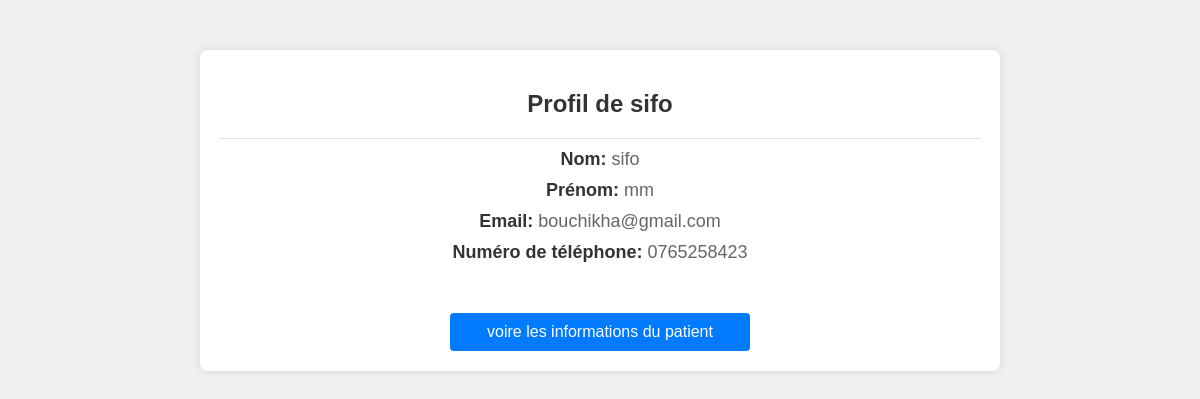
Page /profilepatien.php (signed in) on the committed database.
### tables this page shows
CREATE TABLE `patient` (
  `patient_id` int(191) NOT NULL,
  `nom_p` varchar(191) NOT NULL,
  `prenom_p` varchar(191) NOT NULL,
  `email` varchar(191) NOT NULL,
  `datedenaissance` date NOT NULL,
  `genre` varchar(191) NOT NULL,
  `telephone` varchar(191) NOT NULL,
  `motdepasse` varchar(191) NOT NULL
);

### profilepatien.php (the view, shortened to what this page needs)
<?php
include("connexion.php");
$patient_id = $_SESSION['patient_id'];
$query = "SELECT * FROM patient WHERE patient_id= $patient_id";
$result = mysqli_query($con, $query);
if ($result && mysqli_num_rows($result) > 0) {
    $patient_data = mysqli_fetch_assoc($result);
} else {
    echo "Erreur: Impossible de récupérer les informations du patient.";
    exit;
}
?>
<!DOCTYPE html>
<html lang="fr">
<head>
    <link rel="stylesheet" href="profilepc.css">
    <link rel="stylesheet" href="profilmedcin.css">
</head>
<body>
<div class="container">
        <div class="profile">
    <h1>Profil de <?php echo $patient_data['nom_p']; ?></h1>
    <p><strong>Nom:</strong> <?php echo $patient_data['nom_p']; ?></p>
    <p><strong>Prénom:</strong> <?php echo $patient_data['prenom_p']; ?></p>
            <p><strong>Email:</strong> <?php echo $patient_data['email']; ?></p>
            <p><strong>Numéro de téléphone:</strong> <?php echo $patient_data['telephone']; ?></p>
    </div>
    <button class="button-recherche" onclick="window.location.href='detail.php?idpatient='".<?php echo $patient_data['patient_id']; ?>."'">voire les informations du patient</button>
</body>
</html>

### profilepc.css (style rules this page uses)
body { font-family: Arial, sans-serif; background-color: #f0f0f0; margin: 0; padding: 0; }
.container { width: 80%; max-width: 800px; margin: 50px auto; background-color: #ffffff; box-shadow: 0 0 10px rgba(0, 0, 0, 0.1); border-radius: 8px; overflow: hidden; }
.profile { padding: 20px; text-align: center; }
.profile h1 { margin: 0; padding: 20px 0; font-size: 24px; color: #333; border-bottom: 1px solid #e0e0e0; }
.profile p { font-size: 18px; margin: 10px 0; color: #666; }
.profile p strong { color: #333; }
.button-recherche { display: block; width: 80%; max-width: 300px; margin: 20px auto; padding: 10px 20px; font-size: 16px; color: #ffffff; background-color: #007bff; border: none; border-radius: 4px; cursor: pointer; text-align: center; text-decoration: none; }

### profilmedcin.css (style rules this page uses)
body { font-family: Arial, sans-serif; background-color: #f0f0f0; margin: 0; padding: 0; }
.container { width: 80%; max-width: 800px; margin: 50px auto; background-color: #ffffff; box-shadow: 0 0 10px rgba(0, 0, 0, 0.1); border-radius: 8px; overflow: hidden; }
.profile { padding: 20px; text-align: center; }
.profile h1 { margin: 0; padding: 20px 0; font-size: 24px; color: #333; border-bottom: 1px solid #e0e0e0; }
.profile p { font-size: 18px; margin: 10px 0; color: #666; }
.profile p strong { color: #333; }
.button-recherche { display: block; width: 80%; max-width: 300px; margin: 20px auto; padding: 10px 20px; font-size: 16px; color: #ffffff; background-color: #007bff; border: none; border-radius: 4px; cursor: pointer; text-align: center; text-decoration: none; }

### rows in the picture
patient: nom_p "sifo", prenom_p "mm", email "bouchikha@gmail.com", telephone "0765258423"
